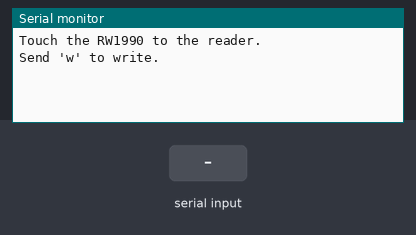
Bench run of a sketch on a simulated Arduino Uno, built with avr-gcc and run on an emulated ATmega328P. Parts: the last lines printed to the serial monitor. Inputs (shaded band) come from the test bench.

Above: at 1.2 s.
1.3 s: "w" received over Serial
At 2.2 s:
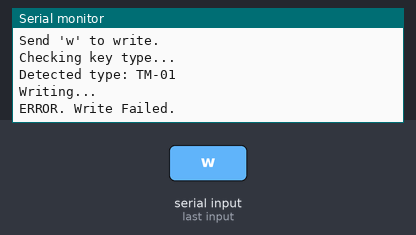
2.8 s: "w" received over Serial
At 4.2 s:
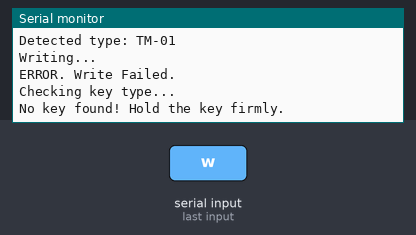

Measured:
- after the input at 1.3 s, the serial monitor: prints a new line at once (image 1)
- after the input at 2.8 s, the serial monitor: prints a new line at once (image 2)

The sketch:

iButton_write.ino
```cpp
// Запись на RW1990

#include <OneWire.h>

#define pinIB 12

OneWire ibutton(pinIB);

// ID Ключа для записи (8 байт). Последний байт - CRC.
// Пример: Family Code 01 (Dallas), ID, CRC
byte keyID[8] = {0x01, 0x12, 0x34, 0x56, 0x78, 0x9A, 0xBC, 0x3D};

// Типы болванок
enum emRWType {rwUnknown, TM01, RW1990_1, RW1990_2, TM2004};

void setup() {
  Serial.begin(115200);
  Serial.println("Touch the RW1990 to the reader.");
  Serial.println("Send 'w' to write.");
}

void loop() {
  if (Serial.available()) {
    char c = Serial.read();
    if (c == 'w') {
      Serial.println("Checking key type...");

      // Сначала ищем ключ на шине
      byte addr[8];
      if (!ibutton.search(addr)) {
        ibutton.reset_search();
        Serial.println("No key found! Hold the key firmly.");
        return;
      }

      // Определяем тип болванки
      emRWType type = getRWtype();

      if (type == rwUnknown) {
        Serial.println("Unknown key type. Cannot write.");
      } else {
        Serial.print("Detected type: ");
        if(type == RW1990_1) Serial.println("RW1990.1");
        if(type == RW1990_2) Serial.println("RW1990.2");
        if(type == TM01) Serial.println("TM-01");
        if(type == TM2004) Serial.println("TM2004");

        Serial.println("Writing...");

        bool result = false;
        if (type == TM2004) result = write2iBtnTM2004();
        else result = write2iBtnRW1990_1_2_TM01(type);

        if (result) Serial.println("SUCCESS! Write Complete.");
        else Serial.println("ERROR. Write Failed.");
      }
    }
  }
}

// Логика определения типа болванки
emRWType getRWtype(){
  byte answer;

  // RW-1990.1
  ibutton.reset(); ibutton.write(0xD1); ibutton.write_bit(1); delay(10);
  pinMode(pinIB, INPUT); ibutton.reset(); ibutton.write(0xB5);
  answer = ibutton.read();
  if (answer == 0xFE) return RW1990_1;

  //RW-1990.2
  ibutton.reset(); ibutton.write(0x1D); ibutton.write_bit(1); delay(10);
  pinMode(pinIB, INPUT); ibutton.reset(); ibutton.write(0x1E);
  answer = ibutton.read();
  if (answer == 0xFE){
    ibutton.reset(); ibutton.write(0x1D); ibutton.write_bit(0); // Выключаем запись
    return RW1990_2;
  }

  // TM-2004
  ibutton.reset(); ibutton.write(0x33);
  for (byte i=0; i<8; i++) ibutton.read(); // skip rom
  ibutton.write(0xAA); ibutton.write(0x00); ibutton.write(0x00);
  answer = ibutton.read();
  byte m1[3] = {0xAA, 0,0};
  if (OneWire::crc8(m1, 3) == answer) return TM2004;

  // Иначе считаем, что это TM-01
  return TM01;
}

// --- Функция записи для RW1990 и TM-01 ---
bool write2iBtnRW1990_1_2_TM01(emRWType rwType){
  byte rwCmd, rwFlag = 1;
  switch (rwType){
    case TM01: rwCmd = 0xC1; break;
    case RW1990_1: rwCmd = 0xD1; rwFlag = 0; break; // Инвертированный флаг
    case RW1990_2: rwCmd = 0x1D; break;
    default: return false;
  }

  // Разрешаем запись
  ibutton.reset(); ibutton.write(rwCmd); ibutton.write_bit(rwFlag);
  delay(5); pinMode(pinIB, INPUT);

  // Команда записи
  ibutton.reset();
  if (rwType == TM01) ibutton.write(0xC5);
  else ibutton.write(0xD5);

  // Пишем байты
  for (byte i = 0; i< 8; i++){
    if (rwType == RW1990_1) BurnByte(~keyID[i]); // Инверсная запись
    else BurnByte(keyID[i]);
  }

  // Запрещаем запись
  if (rwType != TM01) {
      ibutton.write(rwCmd); ibutton.write_bit(!rwFlag);
      delay(5); pinMode(pinIB, INPUT);
  }

  return checkWrite(); // Проверка
}

// Функция записи для TM2004
bool write2iBtnTM2004(){
  ibutton.reset();
  ibutton.write(0x3C);
  ibutton.write(0x00); ibutton.write(0x00); // Адрес

  for (byte i = 0; i<8; i++){
    ibutton.write(keyID[i]);
    delayMicroseconds(600); ibutton.write_bit(1); delay(50);
    pinMode(pinIB, INPUT);
  }
  return checkWrite();
}

void BurnByte(byte data){
  for(byte n_bit = 0; n_bit < 8; n_bit++){
    ibutton.write_bit(data & 1);
    delay(5);
    data = data >> 1;
  }
  pinMode(pinIB, INPUT);
}

// Проверка записанного
bool checkWrite(){
  byte buff[8];
  if (!ibutton.reset()) return false;
  ibutton.write(0x33);
  ibutton.read_bytes(buff, 8);

  for (byte i = 0; i < 8; i++){
    if (keyID[i] != buff[i]) return false;
  }
  return true;
}
```
